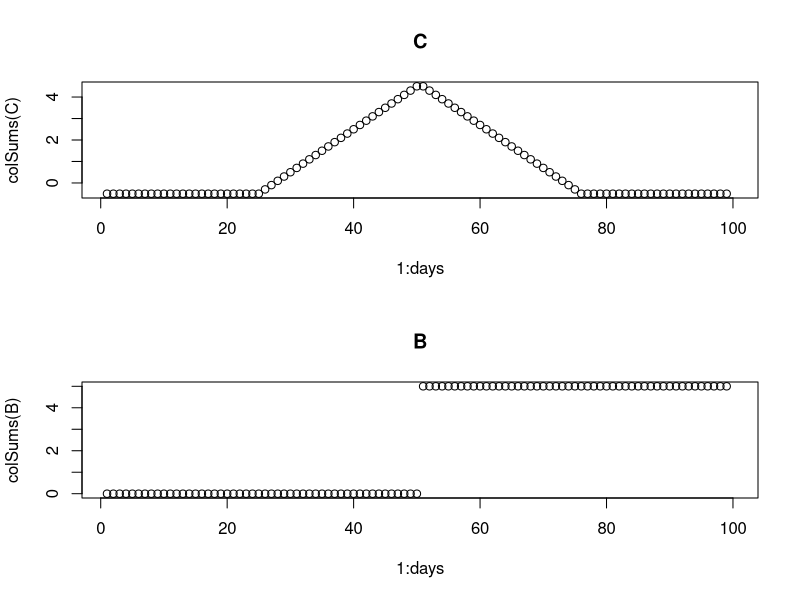
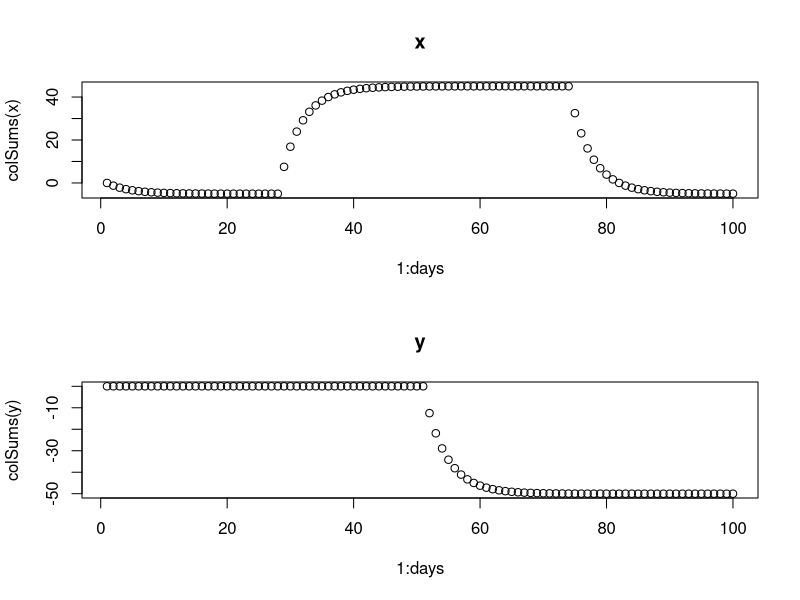
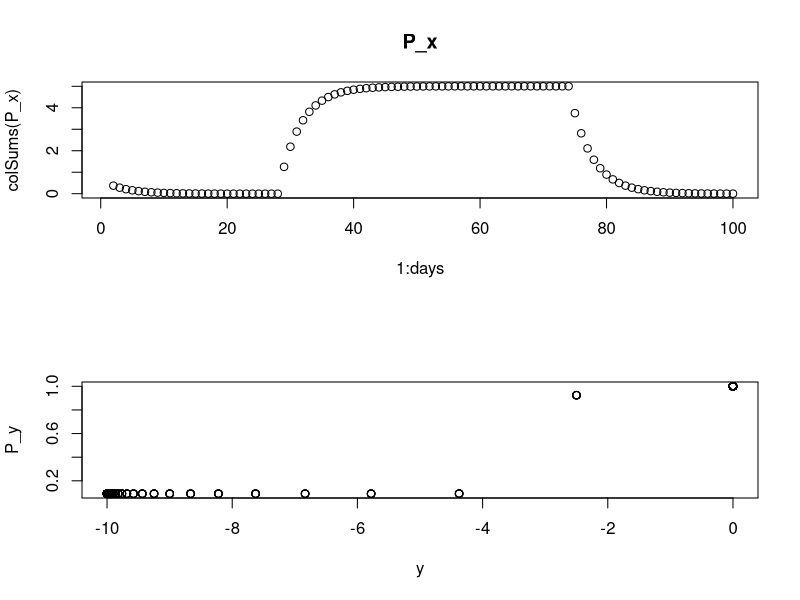
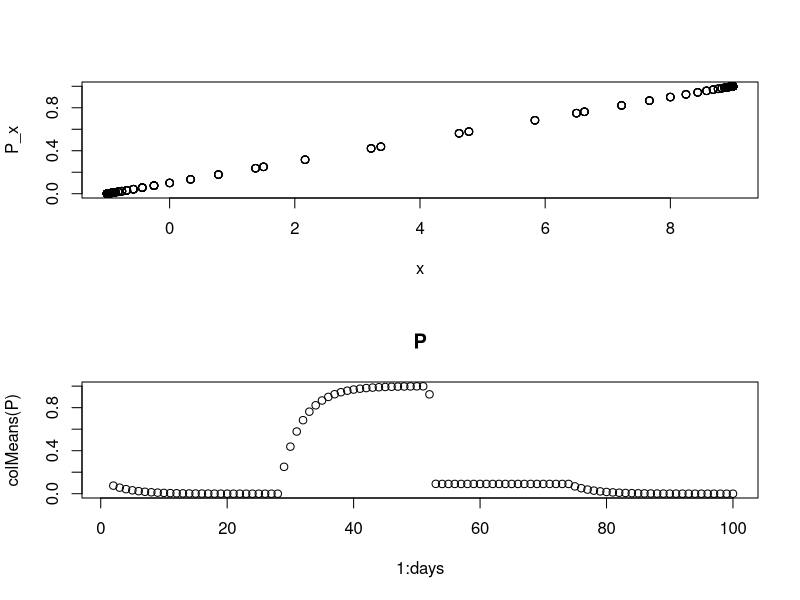

Here is the R script that generated these plots, in order:
# testing out having 2 separate x terms for fish and hunt
# Jan 2024

seals <- 5
days <- 100

w <- 0.1
ymin <- -10
ymax <- 0
xmin <- -1
xmax <- 9
steepness <- 5
threshold <- -3

Pf <- array(dim = c(seals, days), data = rep(0.1, seals * days))
Pd <- array(dim = c(seals, days), data = rep(0.1, seals * days))
x <- array(dim = c(seals, days), data = rep(0, seals * days))
y <- array(dim = c(seals, days), data = rep(0, seals * days))
C <- array(dim = c(seals, days), data = rep(NA, seals * days))
B <- array(dim = c(seals, days), data = rep(NA, seals * days))
P_x <- array(dim = c(seals, days), data = rep(NA, seals * days))
P_y <- array(dim = c(seals, days), data = rep(NA, seals * days))
P <- array(dim = c(seals, days), data = rep(NA, seals * days))

salmon <- array(dim = c(days), data = c(rep(0, days/4), seq_len(days/4), rev(seq_len(days/4)), rep(0, days/4)))
hunting <- array(dim = c(days), data = c(rep(0, days/2), rep(1, days/2)))
satiation <- max(salmon)

for(i in 1:(days-1)){
  for(seal in 1:seals){
    C[seal, i] <- salmon[i]/satiation - w
    if(C[seal, i] > 0){
      d_x <- 0.25*(xmax - x[seal, i])
    } else if(C[seal, i] < 0){
      d_x <- 0.25*(xmin - x[seal, i])
    } else {d_x <- 0}
    x[seal, i+1] <- x[seal, i] + d_x
    P_x[seal, i+1] <- x[seal, i+1] * 0.1 + 0.1
    
    B[seal, i] <- hunting[i]
    if(B[seal, i] == 0){
      d_y <- 0.25*(ymax - y[seal, i])
    } else if(B[seal, i] > 0){
      d_y <- 0.25*(ymin - y[seal, i])
    }
    y[seal, i+1] <- y[seal, i] + d_y
    
    P_y[seal, i+1] <- 1-(1/(1.1 + exp(-steepness * (threshold - y[seal, i+1]))))
    
    P[seal, i+1] <- P_y[seal, i+1] * P_x[seal, i+1]
  }
}

par(mfrow = c(2, 1))
plot(1:days, colSums(C), main = "C")
plot(1:days, colSums(B), main = "B")
plot(1:days, colSums(x), main = "x")
plot(1:days, colSums(y), main = "y")
plot(1:days, colSums(P_x), main = "P_x")
plot(y, P_y)
plot(x, P_x)
plot(1:days, colMeans(P), main = "P")

